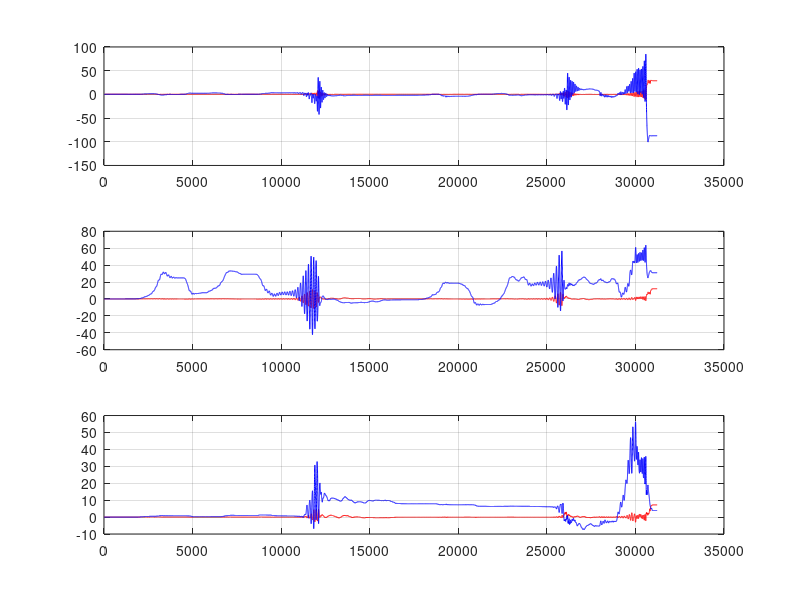

Write the MATLAB code that produced this figure.
clear;
close all;

load('slv.txt');

fX1 = slv(:,1);
fY1 = slv(:,2);
fZ1 = slv(:,3);

fX2 = slv(:,4);
fY2 = slv(:,5);
fZ2 = slv(:,6);


figure(1);
subplot(3,1,1);
plot(fX1,'r');
hold on;
plot(fX2,'b');
grid;

subplot(3,1,2);
plot(fY1,'r');
hold on;
plot(fY2,'b');
grid;

subplot(3,1,3);
plot(fZ1,'r');
hold on;
plot(fZ2,'b');
grid;
